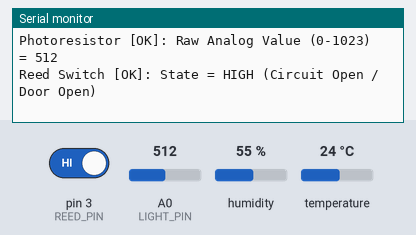
Recording of a sketch running on a simulated Arduino Uno, built with avr-gcc and run on an emulated ATmega328P. Parts: the last lines printed to the serial monitor. The inputs (shaded band) are chosen by the test bench; at power-on: temperature 24 °C, A0 (LIGHT_PIN) = 512, pin 3 (REED_PIN) HIGH, humidity 55 %.

Above: at 3.5 s.
3.6 s: temperature set to 41 °C
At 6.3 s:
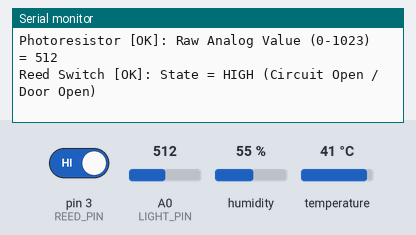
10.8 s: A0 (LIGHT_PIN) set to 0
At 14.3 s:
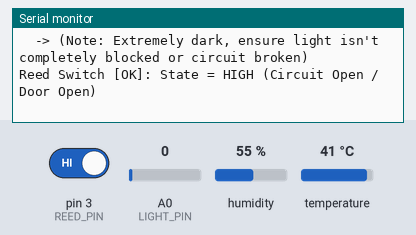
17.7 s: pin 3 (REED_PIN) driven LOW
At 20.2 s:
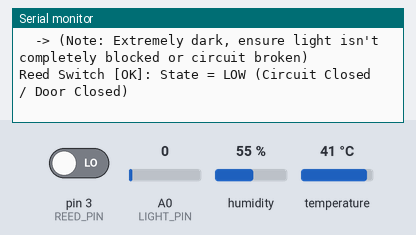
23.3 s: humidity set to 22 %
26.8 s: A0 (LIGHT_PIN) set to 20
At 28.0 s:
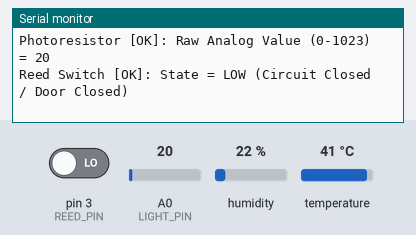
30.3 s: humidity set to 40 %
At 33.7 s:
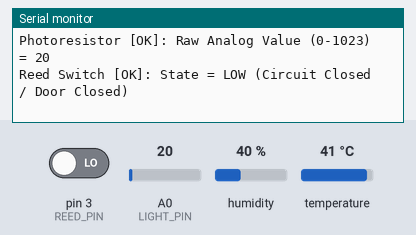
Timing chart, 0 to 34.8 s (numbered marks = the images above; inputs shaded):
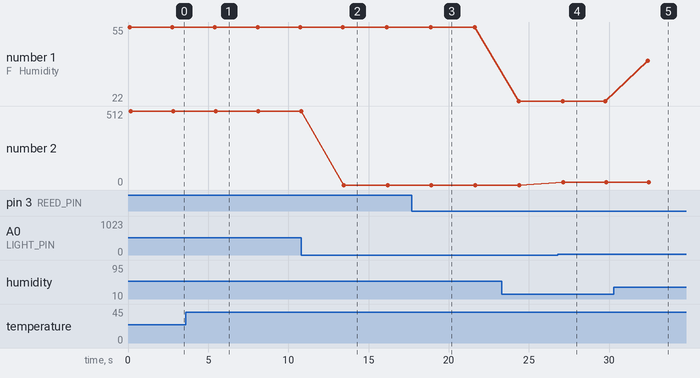

The sketch:

sensor-test.ino
```cpp
#include <DHT.h>

// Sensor Pin Definitions (Matching office-command.ino)
const int DHT_PIN = 2;
const int LIGHT_PIN = A0;
const int REED_PIN = 3;

#define DHTTYPE DHT22
DHT dht(DHT_PIN, DHTTYPE);

void setup() {
  // Initialize Serial port for humans to read
  Serial.begin(9600);
  Serial.println("--- Office Command Sensor Diagnostics ---");
  Serial.println("Initializing sensors...");

  dht.begin();
  pinMode(REED_PIN, INPUT_PULLUP);
}

void loop() {
  Serial.println("\n-----------------------------------------");

  // 1. Read DHT22
  float h = dht.readHumidity();
  float t = dht.readTemperature(true); // true = Fahrenheit

  // Check if any reads failed to let the user know of wiring issues
  if (isnan(h) || isnan(t)) {
    Serial.println("DHT22 [ERROR]: Failed to read from sensor!");
  } else {
    Serial.print("DHT22 [OK]: Temperature = ");
    Serial.print(t);
    Serial.print(" F | Humidity = ");
    Serial.print(h);
    Serial.println(" %");
  }

  // 2. Read Photoresistor
  int lightLevel = analogRead(LIGHT_PIN);
  Serial.print("Photoresistor [OK]: Raw Analog Value (0-1023) = ");
  Serial.println(lightLevel);
  if (lightLevel <= 10) {
     Serial.println("  -> (Note: Extremely dark, ensure light isn't completely blocked or circuit broken)");
  }

  // 3. Read Reed Switch
  int doorState = digitalRead(REED_PIN);
  Serial.print("Reed Switch [OK]: State = ");
  if (doorState == HIGH) {
    Serial.println("HIGH (Circuit Open / Door Open)");
  } else {
    Serial.println("LOW (Circuit Closed / Door Closed)");
  }

  // Wait 2.5 seconds before next read (DHT sensors require ~2 seconds between readings)
  delay(2500);
}
```

Measured:
- after the input at 3.6 s, the serial monitor: prints a new line after 1.8 s (image 1)
- after the input at 10.8 s, the serial monitor: prints a new line after 2.6 s (image 2)
- after the input at 17.7 s, the serial monitor: prints a new line after 1.4 s (image 3)
- after the input at 26.8 s, the serial monitor: prints a new line after 0.36 s (image 4)
- after the input at 30.3 s, the serial monitor: prints a new line after 2.1 s (image 5)
- plotted number 1: 22 → 40 after the input at 30.3 s
- plotted number 2: 0 → 20 after the input at 26.8 s
